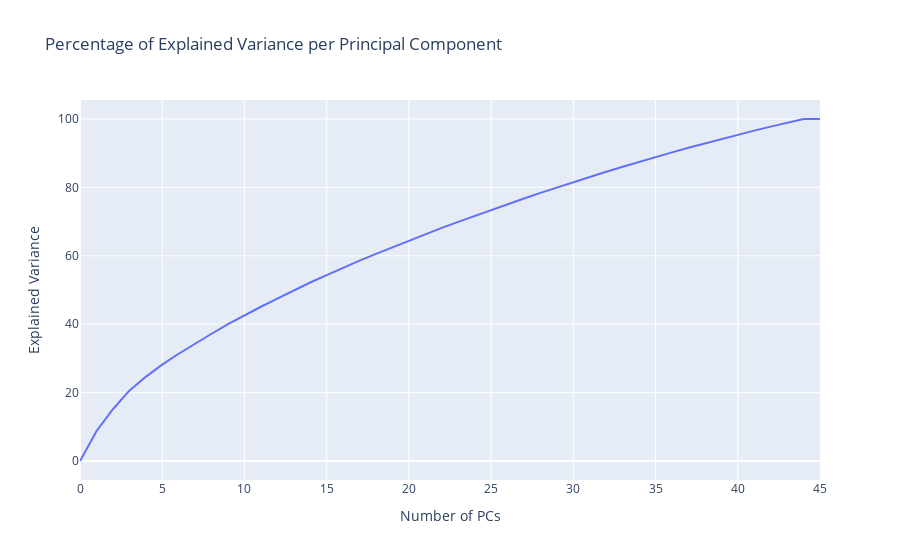

Notebook code cell kept with this figure:
### Markdown cell above
##### PCA

### Code cell
eda.pca_variance_plot(train_df, id_features, categorical_features, continuous_features, target="Dukes Stage")

### Figure 1 — Plotly figure (JSON) as saved in the notebook; plotly's stock layout.template omitted (floating-point values rounded to 4 significant figures)
{"data": [{"type": "scatter", "y": [0, 8.702, 15.13, 20.57, 24.61, 28.17, 31.35, 34.34, 37.2, 40.02, 42.62, 45.1, 47.5, 49.89, 52.19, 54.36, 56.52, 58.58, 60.58, 62.52, 64.45, 66.34, 68.15, 69.93, 71.67, 73.4, 75.1, 76.76, 78.4, 80.0, 81.56, 83.1, 84.59, 86.06, 87.5, 88.9, 90.25, 91.57, 92.88, 94.15, 95.38, 96.6, 97.76, 98.9, 100.0, 100.0]}], "layout": {"title": {"text": "Percentage of Explained Variance per Principal Component"}, "xaxis": {"range": [0, 45], "title": {"text": "Number of PCs"}}, "yaxis": {"title": {"text": "Explained Variance"}}}}
